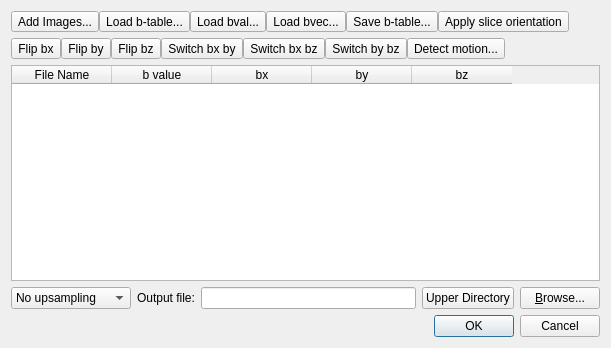
<?xml version="1.0" encoding="UTF-8"?>
<ui version="4.0">
 <class>dicom_parser</class>
 <widget class="QDialog" name="dicom_parser">
  <property name="windowModality">
   <enum>Qt::ApplicationModal</enum>
  </property>
  <property name="geometry">
   <rect>
    <x>0</x>
    <y>0</y>
    <width>611</width>
    <height>348</height>
   </rect>
  </property>
  <property name="font">
   <font>
    <family>Arial</family>
   </font>
  </property>
  <property name="windowTitle">
   <string>B-table</string>
  </property>
  <property name="layoutDirection">
   <enum>Qt::LeftToRight</enum>
  </property>
  <property name="modal">
   <bool>false</bool>
  </property>
  <layout class="QHBoxLayout" name="horizontalLayout">
   <item>
    <layout class="QVBoxLayout" name="verticalLayout">
     <item>
      <layout class="QHBoxLayout" name="horizontalLayout_3">
       <property name="spacing">
        <number>0</number>
       </property>
       <item>
        <widget class="QToolButton" name="loadImage">
         <property name="text">
          <string>Add Images...</string>
         </property>
        </widget>
       </item>
       <item>
        <widget class="QToolButton" name="toolButton_2">
         <property name="text">
          <string>Load b-table...</string>
         </property>
        </widget>
       </item>
       <item>
        <widget class="QToolButton" name="load_bval">
         <property name="text">
          <string>Load bval...</string>
         </property>
        </widget>
       </item>
       <item>
        <widget class="QToolButton" name="load_bvec">
         <property name="text">
          <string>Load bvec...</string>
         </property>
        </widget>
       </item>
       <item>
        <widget class="QToolButton" name="toolButton_8">
         <property name="text">
          <string>Save b-table...</string>
         </property>
        </widget>
       </item>
       <item>
        <widget class="QToolButton" name="apply_slice_orientation">
         <property name="text">
          <string>Apply slice orientation</string>
         </property>
        </widget>
       </item>
       <item>
        <spacer name="horizontalSpacer_2">
         <property name="orientation">
          <enum>Qt::Horizontal</enum>
         </property>
         <property name="sizeHint" stdset="0">
          <size>
           <width>40</width>
           <height>20</height>
          </size>
         </property>
        </spacer>
       </item>
      </layout>
     </item>
     <item>
      <layout class="QHBoxLayout" name="horizontalLayout_4">
       <property name="spacing">
        <number>0</number>
       </property>
       <item>
        <widget class="QToolButton" name="toolButton">
         <property name="text">
          <string>Flip bx</string>
         </property>
         <property name="toolButtonStyle">
          <enum>Qt::ToolButtonTextUnderIcon</enum>
         </property>
        </widget>
       </item>
       <item>
        <widget class="QToolButton" name="toolButton_3">
         <property name="text">
          <string>Flip by</string>
         </property>
        </widget>
       </item>
       <item>
        <widget class="QToolButton" name="toolButton_4">
         <property name="text">
          <string>Flip bz</string>
         </property>
        </widget>
       </item>
       <item>
        <widget class="QToolButton" name="toolButton_5">
         <property name="text">
          <string>Switch bx by</string>
         </property>
        </widget>
       </item>
       <item>
        <widget class="QToolButton" name="toolButton_6">
         <property name="text">
          <string>Switch bx bz</string>
         </property>
        </widget>
       </item>
       <item>
        <widget class="QToolButton" name="toolButton_7">
         <property name="text">
          <string>Switch by bz</string>
         </property>
        </widget>
       </item>
       <item>
        <widget class="QToolButton" name="motion_correction">
         <property name="text">
          <string>Detect motion...</string>
         </property>
        </widget>
       </item>
       <item>
        <spacer name="horizontalSpacer">
         <property name="orientation">
          <enum>Qt::Horizontal</enum>
         </property>
         <property name="sizeHint" stdset="0">
          <size>
           <width>40</width>
           <height>20</height>
          </size>
         </property>
        </spacer>
       </item>
      </layout>
     </item>
     <item>
      <widget class="QTableWidget" name="tableWidget">
       <property name="layoutDirection">
        <enum>Qt::LeftToRight</enum>
       </property>
       <property name="horizontalScrollMode">
        <enum>QAbstractItemView::ScrollPerItem</enum>
       </property>
       <property name="gridStyle">
        <enum>Qt::SolidLine</enum>
       </property>
       <column>
        <property name="text">
         <string>File Name</string>
        </property>
       </column>
       <column>
        <property name="text">
         <string>b value</string>
        </property>
       </column>
       <column>
        <property name="text">
         <string>bx</string>
        </property>
       </column>
       <column>
        <property name="text">
         <string>by</string>
        </property>
       </column>
       <column>
        <property name="text">
         <string>bz</string>
        </property>
       </column>
      </widget>
     </item>
     <item>
      <layout class="QHBoxLayout" name="horizontalLayout_2">
       <item>
        <widget class="QComboBox" name="upsampling">
         <item>
          <property name="text">
           <string>No upsampling</string>
          </property>
         </item>
         <item>
          <property name="text">
           <string>upsampling 2</string>
          </property>
         </item>
         <item>
          <property name="text">
           <string>downsampling 2</string>
          </property>
         </item>
        </widget>
       </item>
       <item>
        <widget class="QLabel" name="label">
         <property name="frameShape">
          <enum>QFrame::NoFrame</enum>
         </property>
         <property name="text">
          <string>Output file:</string>
         </property>
        </widget>
       </item>
       <item>
        <widget class="QLineEdit" name="SrcName"/>
       </item>
       <item>
        <widget class="QPushButton" name="upperDir">
         <property name="text">
          <string>Upper Directory</string>
         </property>
        </widget>
       </item>
       <item>
        <widget class="QPushButton" name="pushButton">
         <property name="text">
          <string>&amp;Browse...</string>
         </property>
        </widget>
       </item>
      </layout>
     </item>
     <item>
      <widget class="QDialogButtonBox" name="buttonBox">
       <property name="layoutDirection">
        <enum>Qt::LeftToRight</enum>
       </property>
       <property name="orientation">
        <enum>Qt::Horizontal</enum>
       </property>
       <property name="standardButtons">
        <set>QDialogButtonBox::Cancel|QDialogButtonBox::Ok</set>
       </property>
      </widget>
     </item>
    </layout>
   </item>
  </layout>
 </widget>
 <resources/>
 <connections>
  <connection>
   <sender>buttonBox</sender>
   <signal>accepted()</signal>
   <receiver>dicom_parser</receiver>
   <slot>accept()</slot>
   <hints>
    <hint type="sourcelabel">
     <x>248</x>
     <y>254</y>
    </hint>
    <hint type="destinationlabel">
     <x>157</x>
     <y>274</y>
    </hint>
   </hints>
  </connection>
  <connection>
   <sender>buttonBox</sender>
   <signal>rejected()</signal>
   <receiver>dicom_parser</receiver>
   <slot>reject()</slot>
   <hints>
    <hint type="sourcelabel">
     <x>316</x>
     <y>260</y>
    </hint>
    <hint type="destinationlabel">
     <x>286</x>
     <y>274</y>
    </hint>
   </hints>
  </connection>
 </connections>
</ui>
